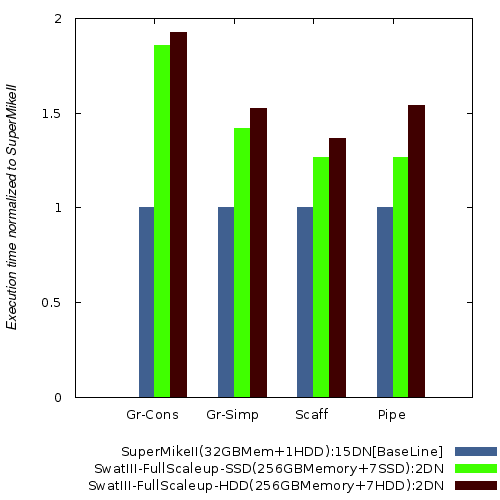

The script that saved this image:
set terminal png size 500,500 enhanced font 'Verdana,10'
set output 'CompareSuperMikeNSwatScaleUp.png'
set key below
set ylabel '{/Helvetica-Oblique Execution time normalized to SuperMikeII}'
set style fill solid
set style data histograms
set yrange [0:2]
plot "CompareSuperMikeSwatScaleUp.dat" using 2:xtic(1) lt rgb "#406090" title 'SuperMikeII(32GBMem+1HDD):15DN[BaseLine]',\
     "" using 3 lt rgb "#40FF00" title 'SwatIII-FullScaleup-SSD(256GBMemory+7SSD):2DN',\
     "" using 4 lt rgb "#400000" title 'SwatIII-FullScaleup-HDD(256GBMemory+7HDD):2DN'

